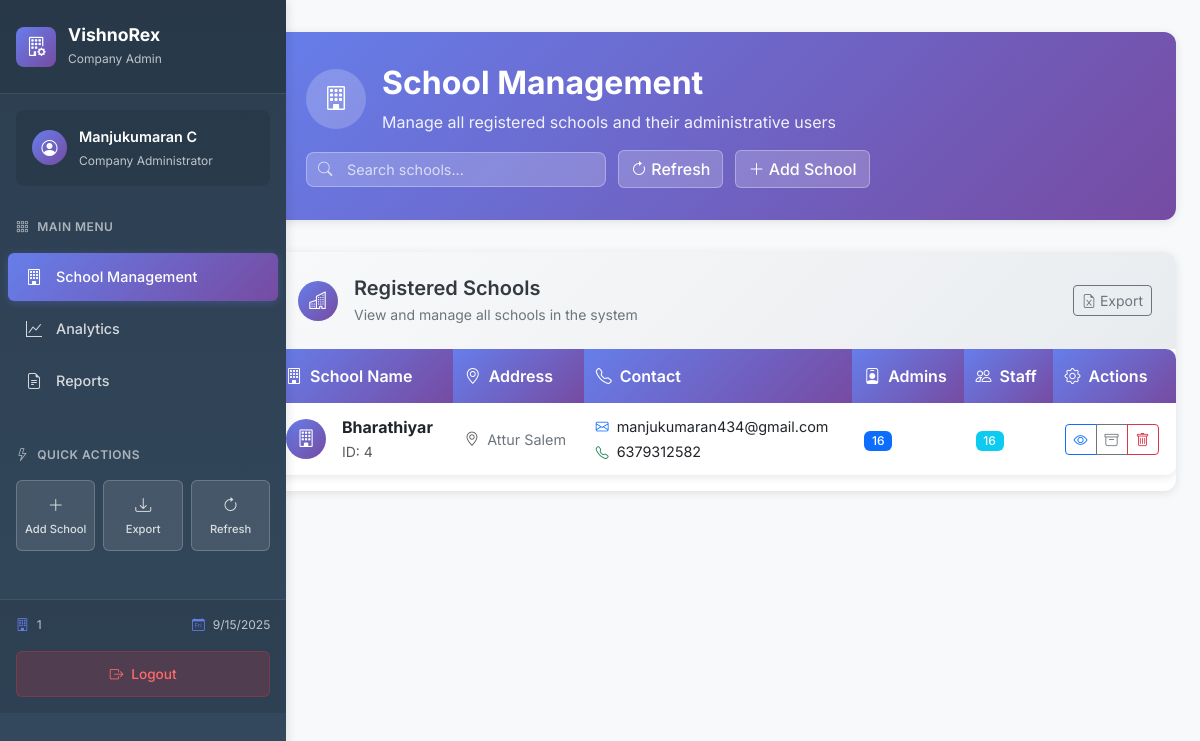
/company/dashboard (signed in), run on the app's committed database.
### tables this page shows
CREATE TABLE schools (
            id INTEGER PRIMARY KEY AUTOINCREMENT,
            name TEXT NOT NULL,
            address TEXT,
            contact_email TEXT,
            contact_phone TEXT,
            created_at TIMESTAMP DEFAULT CURRENT_TIMESTAMP
        , logo_url TEXT, is_hidden BOOLEAN DEFAULT 0);

### app.py (the view)
@app.route('/company/dashboard')
def company_dashboard():
    if 'user_id' not in session or session['user_type'] != 'company_admin':
        return redirect(url_for('index'))
    db = get_db()
    schools = db.execute('''
        SELECT s.id, s.name, s.address, s.contact_email, s.contact_phone,
               COUNT(a.id) as admin_count,
               COUNT(st.id) as staff_count
        FROM schools s
        LEFT JOIN admins a ON s.id = a.school_id
        LEFT JOIN staff st ON s.id = st.school_id
        GROUP BY s.id
        ORDER BY s.name
    ''').fetchall()
    return render_template('company_dashboard.html', schools=schools)

### database.py (called while the page is built)
def get_db():
    db = getattr(g, '_database', None)
    if db is None:
        db = g._database = sqlite3.connect(DATABASE)
        db.row_factory = sqlite3.Row
    return db

### templates/company_dashboard.html (shortened to what this page needs)
<!DOCTYPE html>
<html lang="en">
<head>
    <link href="https://cdn.jsdelivr.net/npm/bootstrap@5.3.0/dist/css/bootstrap.min.css" rel="stylesheet">
    <link rel="stylesheet" href="https://cdn.jsdelivr.net/npm/bootstrap-icons@1.10.0/font/bootstrap-icons.css">
    <link rel="stylesheet" href="{{ url_for('static', filename='css/styles.css') }}">
    <link rel="stylesheet" href="{{ url_for('static', filename='css/salary_management.css') }}">
</head>
<body>
    <div class="container-fluid">
        <div class="row">
            <nav class="col-md-2 enhanced-sidebar">
                <div class="sidebar-header">
                    <div class="brand-logo">
                        <div class="logo-icon">
                            <i class="bi bi-building-gear"></i>
                        </div>
                        <div class="brand-text">
                            <h6 class="brand-title">VishnoRex</h6>
                            <small class="brand-subtitle">Company Admin</small>
                        </div>
                    </div>
                </div>
                <div class="sidebar-content">
                    <div class="user-profile">
                        <div class="user-avatar">
                            <i class="bi bi-person-circle"></i>
                        </div>
                        <div class="user-info">
                            <div class="user-name">{{ session.get('full_name', 'Company Admin') }}</div>
                            <div class="user-role">Company Administrator</div>
                        </div>
                    </div>
                    <div class="nav-section">
                        <div class="nav-section-title">
                            <i class="bi bi-grid-3x3-gap"></i>
                            <span>Main Menu</span>
                        </div>
                        <ul class="nav-menu">
                            <li class="nav-item">
                                <a class="nav-link active" href="#">
                                    <div class="nav-icon">
                                        <i class="bi bi-building"></i>
                                    </div>
                                    <span class="nav-text">School Management</span>
                                </a>
                            </li>
                            <li class="nav-item">
                                <a class="nav-link" href="#" onclick="showStatistics()">
                                    <div class="nav-icon">
                                        <i class="bi bi-graph-up"></i>
                                    </div>
                                    <span class="nav-text">Analytics</span>
                                </a>
                            </li>
                            <li class="nav-item">
                                <a class="nav-link" href="#" onclick="showReports()">
                                    <div class="nav-icon">
                                        <i class="bi bi-file-earmark-text"></i>
                                    </div>
                                    <span class="nav-text">Reports</span>
                                </a>
                            </li>
                        </ul>
                    </div>
                    <div class="nav-section">
                        <div class="nav-section-title">
                            <i class="bi bi-lightning"></i>
                            <span>Quick Actions</span>
                        </div>
                        <div class="quick-actions">
                            <button type="button" class="quick-action-btn" data-bs-toggle="modal" data-bs-target="#addSchoolModal" title="Add School">
                                <i class="bi bi-plus-lg"></i>
                                <span>Add School</span>
                            </button>
                            <button type="button" class="quick-action-btn" id="exportCompanyReportBtn" title="Export Report">
                                <i class="bi bi-download"></i>
                                <span>Export</span>
                            </button>
                            <button type="button" class="quick-action-btn" onclick="refreshData()" title="Refresh">
                                <i class="bi bi-arrow-clockwise"></i>
                                <span>Refresh</span>
                            </button>
                        </div>
                    </div>
                </div>
                <div class="sidebar-footer">
                    <div class="footer-stats">
                        <div class="stat-item">
                            <i class="bi bi-building"></i>
                            <span id="totalSchoolsCount">{{ schools|length if schools else 0 }}</span>
                        </div>
                        <div class="stat-item">
                            <i class="bi bi-calendar-day"></i>
                            <span id="currentDate">-</span>
                        </div>
                    </div>
                    <button type="button" class="logout-btn" onclick="logout()" title="Logout">
                        <i class="bi bi-box-arrow-right"></i>
                        <span>Logout</span>
                    </button>
                </div>
            </nav>
            <main class="col-md-10 ms-sm-auto px-md-4 salary-main-content">
                <div class="salary-header">
                    <div class="header-content">
                        <div class="header-title">
                            <div class="title-icon">
                                <i class="bi bi-building"></i>
                            </div>
                            <div class="title-text">
                                <h1 class="main-title">School Management</h1>
                                <p class="subtitle">Manage all registered schools and their administrative users</p>
                            </div>
                        </div>
                        <div class="header-actions">
                            <div class="search-container">
                                <input type="text" class="form-control" id="schoolSearch" placeholder="Search schools..." aria-label="Search schools">
                                <i class="bi bi-search search-icon"></i>
                            </div>
                            <button type="button" class="btn btn-outline-primary" onclick="refreshData()" title="Refresh data">
                                <i class="bi bi-arrow-clockwise"></i> Refresh
                            </button>
                            <button type="button" class="btn btn-success" data-bs-toggle="modal" data-bs-target="#addSchoolModal" title="Add new school">
                                <i class="bi bi-plus-lg"></i> Add School
                            </button>
                        </div>
                    </div>
                </div>
                <div class="salary-filters-card">
                    <div class="card-header">
                        <div class="header-icon">
                            <i class="bi bi-buildings"></i>
                        </div>
                        <div class="header-content">
                            <h5 class="card-title">Registered Schools</h5>
                            <p class="card-subtitle">View and manage all schools in the system</p>
                        </div>
                        <div class="header-actions">
                            <button type="button" class="btn btn-outline-secondary btn-sm" id="exportCompanyReportBtn" title="Export schools data">
                                <i class="bi bi-file-earmark-excel"></i> Export
                            </button>
                        </div>
                    </div>
                    <div class="card-body">
                        <div class="table-responsive">
                            <table class="table salary-table">
                                <thead>
                                    <tr>
                                        <th><i class="bi bi-building me-2"></i>School Name</th>
                                        <th><i class="bi bi-geo-alt me-2"></i>Address</th>
                                        <th><i class="bi bi-telephone me-2"></i>Contact</th>
                                        <th><i class="bi bi-person-badge me-2"></i>Admins</th>
                                        <th><i class="bi bi-people me-2"></i>Staff</th>
                                        <th><i class="bi bi-gear me-2"></i>Actions</th>
                                    </tr>
                                </thead>
                                <tbody>
                                    {% for school in schools %}
                                    <tr>
                                        <td>
                                            <div class="d-flex align-items-center">
                                                <div class="school-avatar me-3">
                                                    <i class="bi bi-building"></i>
                                                </div>
                                                <div>
                                                    <div class="fw-bold">{{ school.name }}</div>
                                                    <small class="text-muted">ID: {{ school.id }}</small>
                                                </div>
                                            </div>
                                        </td>
                                        <td>
                                            <div class="address-info">
                                                <i class="bi bi-geo-alt text-muted me-1"></i>
                                                {{ school.address or 'Not specified' }}
                                            </div>
                                        </td>
                                        <td>
                                            <div class="contact-info">
                                                {% if school.contact_email %}
                                                <div class="mb-1">
                                                    <i class="bi bi-envelope text-primary me-1"></i>
                                                    {{ school.contact_email }}
                                                </div>
                                                {% endif %}
                                                {% if school.contact_phone %}
                                                <div>
                                                    <i class="bi bi-telephone text-success me-1"></i>
                                                    {{ school.contact_phone }}
                                                </div>
                                                {% endif %}
                                            </div>
                                        </td>
                                        <td>
                                            <span class="badge bg-primary">{{ school.admin_count }}</span>
                                        </td>
                                        <td>
                                            <span class="badge bg-info">{{ school.staff_count }}</span>
                                        </td>
                                        <td>
                                            <div class="btn-group" role="group">
                                                <button type="button" class="btn btn-sm btn-outline-primary view-school" data-school-id="{{ school.id }}" title="View Details">
                                                    <i class="bi bi-eye"></i>
                                                </button>
                                                <button type="button" class="btn btn-sm btn-outline-secondary hide-school" data-school-id="{{ school.id }}" title="Archive">
                                                    <i class="bi bi-archive"></i>
                                                </button>
                                                <button type="button" class="btn btn-sm btn-outline-danger delete-school" data-school-id="{{ school.id }}" title="Delete">
                                                    <i class="bi bi-trash"></i>
                                                </button>
                                            </div>
                                        </td>
                                    </tr>
                                    {% endfor %}
                                </tbody>
                            </table>
                        </div>
                    </div>
                </div>
            </main>
        </div>
    </div>
</body>
</html>

### static/css/styles.css (style rules this page uses)
body { background: linear-gradient(135deg, #667eea 0%, #764ba2 100%); font-family: 'Inter', 'Segoe UI', Tahoma, Geneva, Verdana, sans-serif; min-height: 100vh; margin: 0; padding: 0; }
.container-fluid { padding: 0; margin: 0; max-width: 100%; }
#exportCompanyReportBtn { transition: all 0.3s ease; }
.card-header { padding: 1rem 1.5rem; }
.badge { font-weight: 500; padding: 0.5em 0.75em; }
.btn-success { background-color: #198754; border-color: #198754; }
.table th { font-weight: 600; color: #495057; background-color: #f8f9fa; }

### templates/company_dashboard.html (style rules this page uses)
.container-fluid { padding: 0; margin: 0; }
.row { margin: 0; height: fit-content !important; min-height: unset !important; display: flex; flex-wrap: nowrap; }
.enhanced-sidebar { position: fixed !important; top: 0; left: 0; width: 250px; height: 100vh; overflow-y: auto; overflow-x: hidden; z-index: 1000; display: block !important; }
.salary-main-content { margin-left: 250px !important; width: calc(100% - 250px) !important; min-height: 100vh; padding: 2rem 1rem; overflow-x: hidden; }
.col-md-2, .col-md-10 { padding-left: 0; padding-right: 0; }

### data on the page
schools: name "Bharathiyar", id "4", address "Attur Salem", contact_email "manjukumaran434@gmail.com", contact_phone "6379312582", admin_count "16", staff_count "16"

### other printed values
{{ session.get('full_name', 'Company Admin') }} "Manjukumaran C"
{{ schools|length if schools else 0 }} "1"
